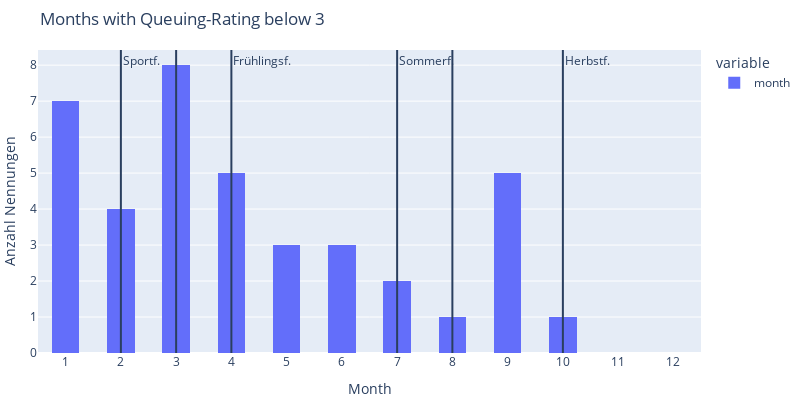

Notebook code for this chart:
### Code cell
fig = px.histogram(lsgg[lsgg.queuing_rating <=2]['month'], nbins=24,
                   width=700, height=400, title='Months with Queuing-Rating below 3')

fig.add_vline(x=2, annotation_text='Sportf.')
fig.add_vline(x=3)

fig.add_vline(x=4, annotation_text='Frühlingsf.')
fig.add_vline(x=10, annotation_text='Herbstf.')
fig.add_vline(x=7, annotation_text='Sommerf.')
fig.add_vline(x=8)



fig.update_layout(xaxis=dict(tick0=0, dtick=1, range=[0.5,12.5], title='Month'),
                  yaxis=dict(title='Anzahl Nennungen'),
                 width=800, height=400, margin={"r": 5, "t": 50, "l": 5, "b": 5})

#fig.show('png')
#fig.write_image(r"data/plots_out/gva_queuing1-2_bymonth.svg")

### Figure 1 — Plotly figure (JSON) as saved in the notebook; plotly's stock layout.template omitted (floating-point values rounded to 4 significant figures)
{"data": [{"alignmentgroup": "True", "bingroup": "x", "hovertemplate": "variable=month<br>value=%{x}<br>count=%{y}<extra></extra>", "legendgroup": "month", "marker": {"color": "#636efa", "pattern": {"shape": ""}}, "name": "month", "nbinsx": 24, "offsetgroup": "month", "orientation": "v", "showlegend": true, "type": "histogram", "x": [8, 6, 4, 4, 3, 3, 2, 1, 1, 10, 9, 6, 5, 4, 4, 3, 3, 2, 2, 9, 3, 3, 1, 1, 1, 9, 7, 6, 2, 1, 9, 7, 5, 5, 9, 4, 3, 3, 1], "xaxis": "x", "yaxis": "y"}], "layout": {"annotations": [{"showarrow": false, "text": "Sportf.", "x": 2, "xanchor": "left", "xref": "x", "y": 1, "yanchor": "top", "yref": "y domain"}, {"showarrow": false, "text": "Frühlingsf.", "x": 4, "xanchor": "left", "xref": "x", "y": 1, "yanchor": "top", "yref": "y domain"}, {"showarrow": false, "text": "Herbstf.", "x": 10, "xanchor": "left", "xref": "x", "y": 1, "yanchor": "top", "yref": "y domain"}, {"showarrow": false, "text": "Sommerf.", "x": 7, "xanchor": "left", "xref": "x", "y": 1, "yanchor": "top", "yref": "y domain"}], "barmode": "relative", "height": 400, "legend": {"title": {"text": "variable"}, "tracegroupgap": 0}, "margin": {"b": 5, "l": 5, "r": 5, "t": 50}, "shapes": [{"type": "line", "x0": 2, "x1": 2, "xref": "x", "y0": 0, "y1": 1, "yref": "y domain"}, {"type": "line", "x0": 3, "x1": 3, "xref": "x", "y0": 0, "y1": 1, "yref": "y domain"}, {"type": "line", "x0": 4, "x1": 4, "xref": "x", "y0": 0, "y1": 1, "yref": "y domain"}, {"type": "line", "x0": 10, "x1": 10, "xref": "x", "y0": 0, "y1": 1, "yref": "y domain"}, {"type": "line", "x0": 7, "x1": 7, "xref": "x", "y0": 0, "y1": 1, "yref": "y domain"}, {"type": "line", "x0": 8, "x1": 8, "xref": "x", "y0": 0, "y1": 1, "yref": "y domain"}], "title": {"text": "Months with Queuing-Rating below 3"}, "width": 800, "xaxis": {"anchor": "y", "domain": [0, 1], "dtick": 1, "range": [0.5, 12.5], "tick0": 0, "title": {"text": "Month"}, "type": "linear"}, "yaxis": {"anchor": "x", "autorange": true, "domain": [0, 1], "range": [0, 8.421], "title": {"text": "Anzahl Nennungen"}}}}
